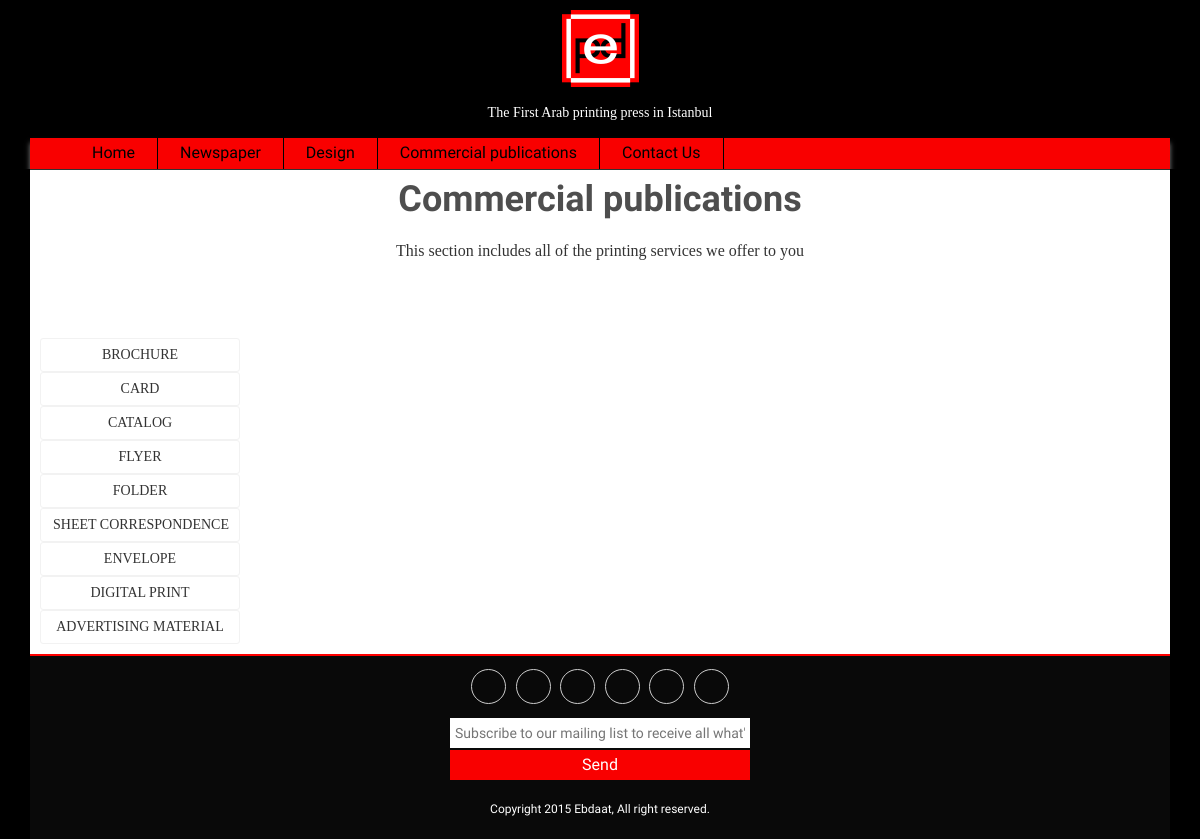
Page /en/publications.php on the committed database.
### tables this page shows
CREATE TABLE IF NOT EXISTS `publications_type` (
  `id` int(11) NOT NULL AUTO_INCREMENT,
  `title` varchar(1000) NOT NULL,
  `filter` varchar(1000) NOT NULL,
  `tr` varchar(255) NOT NULL,
  PRIMARY KEY (`id`),
  UNIQUE KEY `id` (`id`),
  KEY `id_2` (`id`),
  KEY `id_3` (`id`)
);

CREATE TABLE IF NOT EXISTS `social` (
  `id` int(11) NOT NULL AUTO_INCREMENT,
  `type_id` int(11) NOT NULL,
  `link` varchar(1000) NOT NULL,
  `title` varchar(1000) NOT NULL,
  PRIMARY KEY (`id`),
  UNIQUE KEY `id` (`id`),
  KEY `id_2` (`id`)
);

CREATE TABLE IF NOT EXISTS `social_types` (
  `id` int(11) NOT NULL AUTO_INCREMENT,
  `type` varchar(1000) NOT NULL,
  `icon` varchar(1000) NOT NULL,
  PRIMARY KEY (`id`),
  UNIQUE KEY `id` (`id`),
  KEY `id_2` (`id`),
  KEY `id_3` (`id`)
);

### en/publications.php (the view, shortened to what this page needs)
<?php
include"header.php";
?>
<section class="content">
    <section id="portfolio">
        <div class="center">
           <h2>Commercial publications</h2>
           <p class="lead">This section includes all of the printing services we offer to you</p>
        </div>
        <div class="row">
            <ul class="portfolio-filter-p text-center">
                <?php
                $selectDesignTypes = "SELECT * FROM publications_type";
                $queryDesignTypes  = mysql_query($selectDesignTypes)or die (mysql_error());
                while($row=mysql_fetch_array($queryDesignTypes)){
                    $titleDesignTypes=htmlspecialchars($row[2]);
                            echo ' <li><a class="btn btn-default" href="#" data-id="'.$row[0].'">'.$titleDesignTypes.'</a></li>';
                }?>
            </ul>
        </div>
    </section>
</section>
<?php include"footer.php"; ?>

### en/footer.php (shortened to what this page needs)
    </div>
    <div class="container">
        <footer>
            <div class="row-h">
               <div class="social">
                    <ul class="social-share">
                        <?php
                        $selectSocial = "SELECT * FROM social";
                        $querySocial  = mysql_query($selectSocial)or die (mysql_error());
                        while($row=mysql_fetch_array($querySocial)){
                            $link=htmlspecialchars($row[2]);
                            $title=htmlspecialchars($row[3]);
                            $selectType="SELECT icon FROM social_types where id=$row[1]";
                            $queryType=mysql_query($selectType)or die (mysql_error());
                            $class=mysql_fetch_row($queryType);
                            echo '
                                <li>
                                    <a href="http://'.$link.'" title="'.$title.'" target="_blank">
                                        <i class="fa '.$class[0].'"></i>
                                    </a>
                                </li>';
                        }?>
                    </ul>
               </div>
            </div>
            <div class="row-h">
                <form id="mailing-list-form" method="post" action="">
                    <input type="email" name="email" value="" placeholder="Subscribe to our mailing list to receive all what's new" />
                    <button name="submitmailing" value="">Send</button>
                </form>
            </div>
            <div class="row-h">
                <div class="copy"><?php echo s_copy; ?></div>
            </div>
        </footer>
    </div>
	</body>
</html>

### en/css/main.css (style rules this page uses)
.center h2 { font-size: 36px; margin-top: 0; margin-bottom: 20px; }
.center { text-align: center; padding-bottom: 55px; }
.lead { font-size: 16px; line-height: 24px; font-weight: 400; }
.social { text-align: center; }
.social-share { display: inline-block; list-style: none; padding: 0px; margin: 0px; }
ul.social-share li { display: inline-block; margin: 3px; }
ul.social-share li a { display: inline-block; color: #fff; background: none; width: 35px; height: 35px; line-height: 1.7; text-align: center; border-radius: 35px; border: 1px solid #ccc; font-size: 22px; }
.portfolio-filter-p { list-style: none outside none; margin: 0 10px; padding: 0; width: 200px; height: 100%; float: left; }
.portfolio-filter-p > li { display:list-item; }
.portfolio-filter-p > li a { width: 100%; background: none repeat scroll 0 0 #FFFFFF; font-size: 14px; font-weight: 400; text-transform: uppercase; transition: all 0.9s ease 0s; -moz-transition: all 0.9s ease 0s; -webkit-transition: all 0.9s ease 0s; -o-transition: all 0.9s ease 0s; border: 1px solid #F2F2F2; outline: none; border-radius: 3px; }

### en/css/responsive.css (style rules this page uses)
@media (min-width: 1200px) { #portfolio .row { margin-left: -10px; margin-right: -10px; } }

### en/css/style.css (style rules this page uses)
* { font-family: 'JF Flat'; direction: ltr; }
body { border: 0; margin: 0; padding: 0; background: #000; font-family: 'Hind', sans-serif; }
h1, h2, h3, h4, h5, h6 { font-weight: 600; font-family: 'Hind', sans-serif; color:#4e4e4e; }
h2 { font-size: 20px; }
a { color: #c52d2f; -webkit-transition: color 300ms, background-color 300ms; -moz-transition: color 300ms, background-color 300ms; -o-transition: color 300ms, background-color 300ms; transition: color 300ms, background-color 300ms; }
ul { list-style:none; }
.container { max-width: 100%; min-width: 300px; margin-left:auto; margin-left:auto; }
.row-h { width: auto; height: auto; padding: 0; margin: 0 auto; position: relative; }
.content { margin:0; padding:10px; overflow: hidden; background: #fff; background-position:center top; border-top: 1px solid #333; border-bottom: 2px solid #f00; }
footer { width: 100%; height: auto; background:#090909; overflow: hidden; }
.social { position: relative; margin: 10px auto; padding: 0 auto; }
.social li { display: inline-block; margin: 0; }
.social a { color: #fff; background: none; width: 35px; height: 35px; line-height: 1.7; text-align: center; border-radius: 35px; border: 2px solid #fff; font-size: 22px; text-decoration:none; color: rgba(255, 255, 255, 0.70); border: 1px solid rgba(255, 255, 255, 0.70); -webkit-border-radius: 75px; -moz-border-radius: 75px; border-radius: 75px; -webkit-transition: all 0.25s e; -moz-transition: all 0.25s; -ms-transition: all 0.25s; -o-transition: all 0.25s; transition: all 0.25s; }
#mailing-list-form { margin: 10px auto; padding: 0; width: 300px; height: auto; text-align: center; }
#mailing-list-form input { width: 100%; margin: 1px 0; padding: 5px; font-family: 'Hind', sans-serif; font-size: 14px; color: rgba(255, 0, 0, 0.70); direction: ltr; text-align: left; border: none; float: left; }
#mailing-list-form button { width: 100%; height: 30px; margin: 1px 0; padding: 3px; font-family: 'Hind', sans-serif; font-size: 16px; color: #fff; direction: ltr; text-align: center; border: none; background: #f90000; -webkit-transition: all 0.25s e; -moz-transition: all 0.25s; -ms-transition: all 0.25s; -o-transition: all 0.25s; transition: all 0.25s; }
.copy { width: auto; margin: 10px auto; position: relative; text-align: center; font-family: 'Hind', sans-serif; font-size: 12px; color: #fff; background: none; padding: 10px; }
#add_ads input[type="text"],input[type="email"],input[type="file"] { width: 100%; }

### rows in the picture
publications_type: filter "BROCHURE"
publications_type: filter "CARD"
publications_type: filter "CATALOG"
publications_type: filter "FLYER"
publications_type: filter "FOLDER"
publications_type: filter "SHEET CORRESPONDENCE"
publications_type: filter "ENVELOPE"
publications_type: filter "DIGITAL PRINT"
publications_type: filter "ADVERTISING MATERIAL"

### other values in the picture
s_copy "Copyright 2015 Ebdaat, All right reserved."
